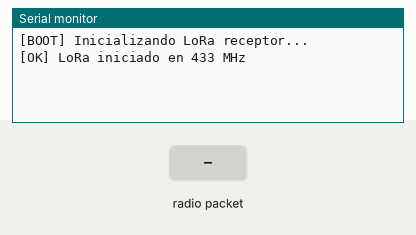
Simulated run of this sketch. Board: Arduino Uno, built with avr-gcc and run on an emulated ATmega328P. Parts: the last lines printed to the serial monitor. Inputs (shaded band) come from the test bench. No radio packets arrive unless stated.

Above: at 1.2 s.
1.3 s: radio packet "1" arrives
At 1.9 s:
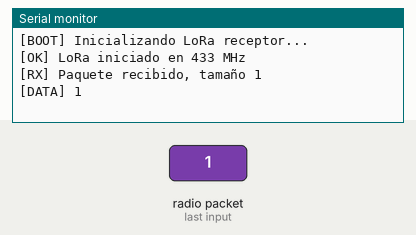
2.8 s: radio packet "0" arrives
At 4.0 s:
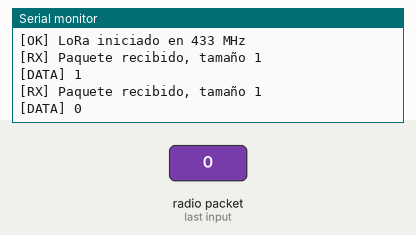
4.3 s: radio packet "2" arrives
At 5.4 s:
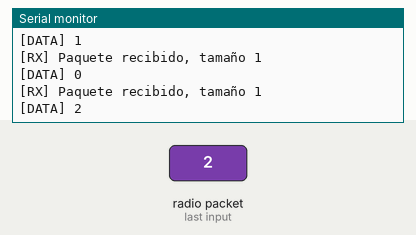

Measured:
- after the input at 1.3 s, the serial monitor: prints a new line at once (image 1)
- after the input at 2.8 s, the serial monitor: prints a new line at once (image 2)
- after the input at 4.3 s, the serial monitor: prints a new line at once (image 3)

The sketch:

LoRa_Receptor_433MHz.ino
```cpp
#include <SPI.h>
#include <LoRa.h>

void setup() {
  Serial.begin(9600);
  while (!Serial);

  Serial.println("[BOOT] Inicializando LoRa receptor...");
  LoRa.setPins(10, 9, 2); // NSS, RESET, DIO0 (mismos que el transmisor)

  if (!LoRa.begin(433E6)) {
    Serial.println("[ERROR] Falló inicializar LoRa");
    while (1);
  }

  Serial.println("[OK] LoRa iniciado en 433 MHz");
}

void loop() {
  int packetSize = LoRa.parsePacket();
  if (packetSize) {
    Serial.print("[RX] Paquete recibido, tamaño ");
    Serial.println(packetSize);

    String received = "";
    while (LoRa.available()) {
      char c = (char)LoRa.read();
      received += c;
    }

    Serial.print("[DATA] ");
    Serial.println(received);
  }
}
```
